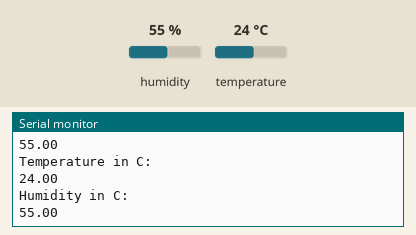
This sketch was run on a simulated Arduino Uno, built with avr-gcc and run on an emulated ATmega328P. Parts: the last lines printed to the serial monitor. Inputs (shaded band) come from the test bench; at power-on: humidity 55 %, temperature 24 °C.

Above: at 2.8 s.
2.9 s: humidity set to 22 %
At 4.6 s:
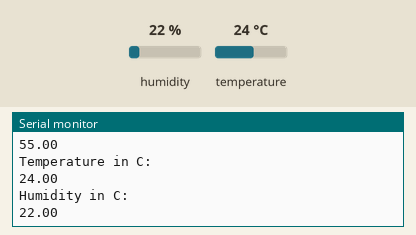
5.6 s: temperature set to 12 °C
At 6.9 s:
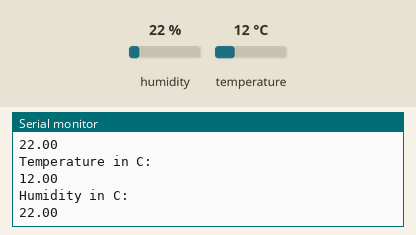
8.3 s: humidity set to 40 %
At 10.8 s:
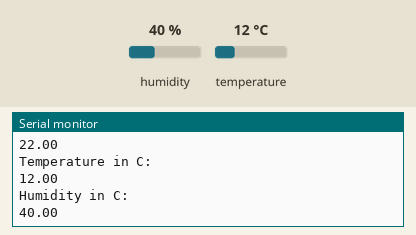
Timing chart, 0 to 12.3 s (numbered marks = the images above; inputs shaded):
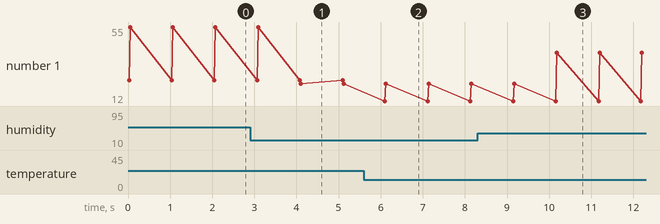

The sketch:

Arduino_Hardware.ino
```cpp
#include "DHT.h"
 DHT dht2(2,DHT11);
 void setup()
 {
  Serial.begin(9600);
 }
 void loop()
 {
   Serial.println("Temperature in C:");
   Serial.println((dht2.readTemperature( )));
   Serial.println("Humidity in C:");
   Serial.println((dht2.readHumidity()));
   delay(1000);
 }  
```

Measured:
- after the input at 2.9 s, the serial monitor: prints a new line after 1.2 s (image 1)
- after the input at 5.6 s, the serial monitor: prints a new line after 0.50 s (image 2)
- after the input at 8.3 s, the serial monitor: prints a new line after 1.9 s (image 3)
- plotted number 1: 55 → 22 after the input at 2.9 s, 22 → 40 after the input at 8.3 s
